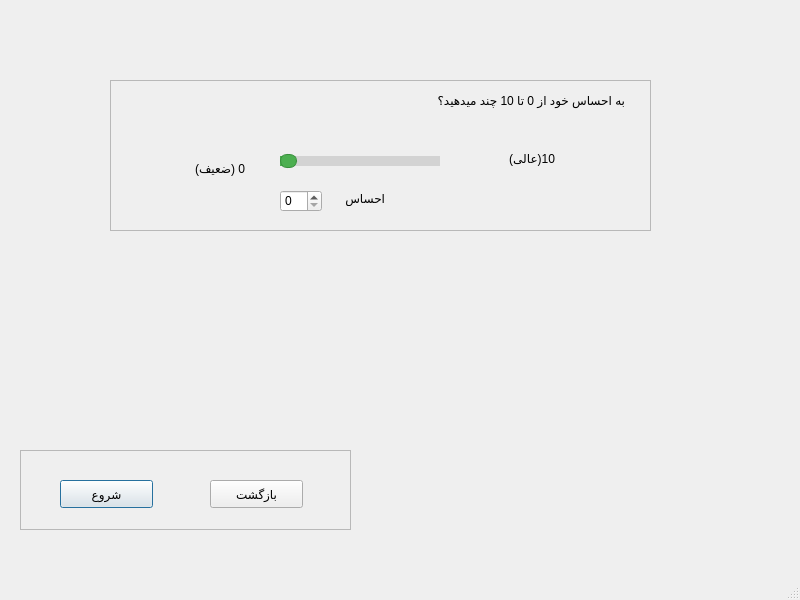
<?xml version="1.0" encoding="UTF-8"?>
<ui version="4.0">
 <class>MainWindow</class>
 <widget class="QMainWindow" name="MainWindow">
  <property name="geometry">
   <rect>
    <x>0</x>
    <y>0</y>
    <width>800</width>
    <height>600</height>
   </rect>
  </property>
  <property name="windowTitle">
   <string>MainWindow</string>
  </property>
  <property name="layoutDirection">
   <enum>Qt::LeftToRight</enum>
  </property>
  <widget class="QWidget" name="centralwidget">
   <widget class="QFrame" name="frame">
    <property name="geometry">
     <rect>
      <x>110</x>
      <y>80</y>
      <width>541</width>
      <height>151</height>
     </rect>
    </property>
    <property name="frameShape">
     <enum>QFrame::StyledPanel</enum>
    </property>
    <property name="frameShadow">
     <enum>QFrame::Raised</enum>
    </property>
    <widget class="QSlider" name="horizontalSlider">
     <property name="geometry">
      <rect>
       <x>170</x>
       <y>70</y>
       <width>160</width>
       <height>22</height>
      </rect>
     </property>
     <property name="layoutDirection">
      <enum>Qt::LeftToRight</enum>
     </property>
     <property name="styleSheet">
      <string notr="true">QSlider:horizontal {
    height: 10px;  /* Height of the slider */
}

QSlider::groove:horizontal {
    background: #D3D3D3;  /* Background color of the groove */
    height: 10px;  /* Height of the groove */
    border-radius: 5px;  /* Rounded edges */
}

QSlider::handle:horizontal {
    background: #4CAF50;  /* Handle color */
    border: 1px solid #388E3C;  /* Handle border */
    width: 15px;  /* Width of the handle */
    margin: -2px 0;  /* Center the handle */
    border-radius: 7px;  /* Rounded edges */
}

QSlider::sub-page:horizontal {
    background: #4CAF50;  /* Color of the filled area */
}

QSlider::add-page:horizontal {
    background: #D3D3D3;  /* Color of the unfilled area */
}

QSlider::handle:horizontal:hover {
    background: #45A049;  /* Darker handle color on hover */
}</string>
     </property>
     <property name="maximum">
      <number>10</number>
     </property>
     <property name="pageStep">
      <number>2</number>
     </property>
     <property name="orientation">
      <enum>Qt::Horizontal</enum>
     </property>
    </widget>
    <widget class="QLabel" name="label">
     <property name="geometry">
      <rect>
       <x>80</x>
       <y>80</y>
       <width>55</width>
       <height>16</height>
      </rect>
     </property>
     <property name="text">
      <string>0 (ضعیف)</string>
     </property>
    </widget>
    <widget class="QLabel" name="label_2">
     <property name="geometry">
      <rect>
       <x>390</x>
       <y>70</y>
       <width>55</width>
       <height>16</height>
      </rect>
     </property>
     <property name="text">
      <string>10(عالی)</string>
     </property>
    </widget>
    <widget class="QLabel" name="label_3">
     <property name="geometry">
      <rect>
       <x>220</x>
       <y>110</y>
       <width>55</width>
       <height>16</height>
      </rect>
     </property>
     <property name="text">
      <string>احساس</string>
     </property>
    </widget>
    <widget class="QLabel" name="label_4">
     <property name="geometry">
      <rect>
       <x>284</x>
       <y>10</y>
       <width>231</width>
       <height>20</height>
      </rect>
     </property>
     <property name="text">
      <string>به احساس خود از 0 تا 10 چند میدهید؟</string>
     </property>
    </widget>
    <widget class="QSpinBox" name="spinBox">
     <property name="geometry">
      <rect>
       <x>170</x>
       <y>110</y>
       <width>42</width>
       <height>22</height>
      </rect>
     </property>
    </widget>
   </widget>
   <widget class="QFrame" name="frame_2">
    <property name="geometry">
     <rect>
      <x>20</x>
      <y>450</y>
      <width>331</width>
      <height>80</height>
     </rect>
    </property>
    <property name="frameShape">
     <enum>QFrame::StyledPanel</enum>
    </property>
    <property name="frameShadow">
     <enum>QFrame::Raised</enum>
    </property>
    <widget class="QPushButton" name="pushButton">
     <property name="geometry">
      <rect>
       <x>190</x>
       <y>30</y>
       <width>93</width>
       <height>28</height>
      </rect>
     </property>
     <property name="text">
      <string>بازگشت</string>
     </property>
    </widget>
    <widget class="QPushButton" name="pushButton_2">
     <property name="geometry">
      <rect>
       <x>40</x>
       <y>30</y>
       <width>93</width>
       <height>28</height>
      </rect>
     </property>
     <property name="text">
      <string>شروع</string>
     </property>
     <property name="autoDefault">
      <bool>true</bool>
     </property>
     <property name="default">
      <bool>true</bool>
     </property>
    </widget>
   </widget>
  </widget>
  <widget class="QMenuBar" name="menubar">
   <property name="geometry">
    <rect>
     <x>0</x>
     <y>0</y>
     <width>800</width>
     <height>26</height>
    </rect>
   </property>
  </widget>
  <widget class="QStatusBar" name="statusbar"/>
 </widget>
 <tabstops>
  <tabstop>pushButton_2</tabstop>
  <tabstop>pushButton</tabstop>
  <tabstop>horizontalSlider</tabstop>
  <tabstop>spinBox</tabstop>
 </tabstops>
 <resources/>
 <connections>
  <connection>
   <sender>horizontalSlider</sender>
   <signal>valueChanged(int)</signal>
   <receiver>spinBox</receiver>
   <slot>setValue(int)</slot>
   <hints>
    <hint type="sourcelabel">
     <x>382</x>
     <y>187</y>
    </hint>
    <hint type="destinationlabel">
     <x>305</x>
     <y>232</y>
    </hint>
   </hints>
  </connection>
  <connection>
   <sender>spinBox</sender>
   <signal>valueChanged(int)</signal>
   <receiver>horizontalSlider</receiver>
   <slot>setValue(int)</slot>
   <hints>
    <hint type="sourcelabel">
     <x>301</x>
     <y>216</y>
    </hint>
    <hint type="destinationlabel">
     <x>287</x>
     <y>183</y>
    </hint>
   </hints>
  </connection>
 </connections>
</ui>
